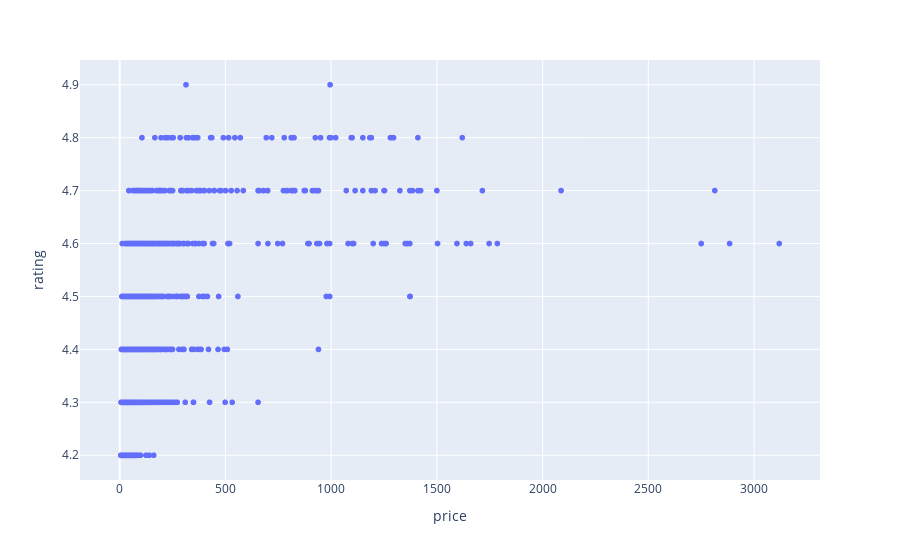

Source (notebook cell):
### Code cell
import plotly.express as px

fig = px.scatter(data, x="price", y="rating")
            
fig.show()

### Figure 1 — Plotly figure (JSON) as saved in the notebook; plotly's stock layout.template omitted (floating-point values rounded to 4 significant figures; data arrays with more than 128 entries replaced by an {"elided": "..."} marker saying what was removed)
{"data": [{"hovertemplate": "price=%{x}<br>rating=%{y}<extra></extra>", "legendgroup": "", "marker": {"color": "#636efa", "symbol": "circle"}, "mode": "markers", "name": "", "showlegend": false, "type": "scattergl", "x": {"elided": "7500 float values"}, "xaxis": "x", "y": {"elided": "7500 float values"}, "yaxis": "y"}], "layout": {"legend": {"tracegroupgap": 0}, "margin": {"t": 60}, "xaxis": {"anchor": "y", "domain": [0, 1], "title": {"text": "price"}}, "yaxis": {"anchor": "x", "domain": [0, 1], "title": {"text": "rating"}}}}
